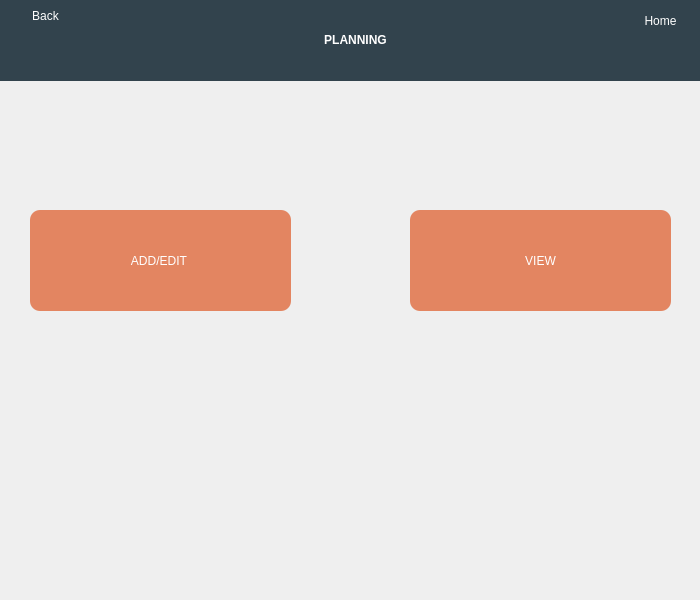
<?xml version="1.0" encoding="UTF-8"?>
<ui version="4.0">
 <class>Planning</class>
 <widget class="QWidget" name="Planning">
  <property name="geometry">
   <rect>
    <x>0</x>
    <y>0</y>
    <width>700</width>
    <height>600</height>
   </rect>
  </property>
  <property name="minimumSize">
   <size>
    <width>700</width>
    <height>600</height>
   </size>
  </property>
  <property name="maximumSize">
   <size>
    <width>700</width>
    <height>600</height>
   </size>
  </property>
  <property name="windowTitle">
   <string>Planning</string>
  </property>
  <property name="windowIcon">
   <iconset resource="res.qrc">
    <normaloff>:/Images/Images/PLANNING.png</normaloff>:/Images/Images/PLANNING.png</iconset>
  </property>
  <widget class="QPushButton" name="pushButton_7">
   <property name="geometry">
    <rect>
     <x>10</x>
     <y>0</y>
     <width>71</width>
     <height>31</height>
    </rect>
   </property>
   <property name="sizePolicy">
    <sizepolicy hsizetype="Preferred" vsizetype="Preferred">
     <horstretch>0</horstretch>
     <verstretch>0</verstretch>
    </sizepolicy>
   </property>
   <property name="layoutDirection">
    <enum>Qt::LeftToRight</enum>
   </property>
   <property name="autoFillBackground">
    <bool>false</bool>
   </property>
   <property name="styleSheet">
    <string notr="true">font: 75 8pt &quot;MS Sans Serif&quot;;
background-color: rgb(50, 67, 77);
color: rgb(255, 255, 255);
border: 5px;

border-radius: 10px;


</string>
   </property>
   <property name="text">
    <string>Back</string>
   </property>
   <property name="icon">
    <iconset resource="res.qrc">
     <normaloff>:/Inverted Images/Images/Inverted/image (22).png</normaloff>:/Inverted Images/Images/Inverted/image (22).png</iconset>
   </property>
   <property name="iconSize">
    <size>
     <width>20</width>
     <height>20</height>
    </size>
   </property>
  </widget>
  <widget class="QLabel" name="label">
   <property name="geometry">
    <rect>
     <x>0</x>
     <y>0</y>
     <width>711</width>
     <height>81</height>
    </rect>
   </property>
   <property name="styleSheet">
    <string notr="true">color: rgb(255, 255, 255);
font: 58 26pt &quot;Lucida Bright&quot;;

background-color: rgb(50, 67, 77);


</string>
   </property>
   <property name="text">
    <string>&lt;html&gt;&lt;head/&gt;&lt;body&gt;&lt;p align=&quot;center&quot;&gt;&lt;span style=&quot; font-weight:600;&quot;&gt;PLANNING&lt;/span&gt;&lt;/p&gt;&lt;/body&gt;&lt;/html&gt;</string>
   </property>
  </widget>
  <widget class="QPushButton" name="pushButton_8">
   <property name="geometry">
    <rect>
     <x>620</x>
     <y>0</y>
     <width>81</width>
     <height>41</height>
    </rect>
   </property>
   <property name="sizePolicy">
    <sizepolicy hsizetype="Preferred" vsizetype="Preferred">
     <horstretch>0</horstretch>
     <verstretch>0</verstretch>
    </sizepolicy>
   </property>
   <property name="layoutDirection">
    <enum>Qt::LeftToRight</enum>
   </property>
   <property name="autoFillBackground">
    <bool>false</bool>
   </property>
   <property name="styleSheet">
    <string notr="true">font: 75 8pt &quot;MS Sans Serif&quot;;
background-color: rgb(50, 67, 77);
color: rgb(255, 255, 255);
border: 5px;

border-radius: 10px;


</string>
   </property>
   <property name="text">
    <string>Home</string>
   </property>
   <property name="icon">
    <iconset resource="res.qrc">
     <normaloff>:/Inverted Images/Images/Inverted/image (26).png</normaloff>:/Inverted Images/Images/Inverted/image (26).png</iconset>
   </property>
   <property name="iconSize">
    <size>
     <width>20</width>
     <height>20</height>
    </size>
   </property>
  </widget>
  <widget class="QLabel" name="label_2">
   <property name="geometry">
    <rect>
     <x>170</x>
     <y>10</y>
     <width>71</width>
     <height>61</height>
    </rect>
   </property>
   <property name="styleSheet">
    <string notr="true">background-color: rgb(50, 67, 77);</string>
   </property>
   <property name="text">
    <string/>
   </property>
   <property name="pixmap">
    <pixmap resource="res.qrc">:/Inverted Images/Images/Inverted/image (17).png</pixmap>
   </property>
   <property name="scaledContents">
    <bool>true</bool>
   </property>
  </widget>
  <widget class="QPushButton" name="pushButton">
   <property name="geometry">
    <rect>
     <x>410</x>
     <y>210</y>
     <width>261</width>
     <height>101</height>
    </rect>
   </property>
   <property name="styleSheet">
    <string notr="true">font: 75 14pt &quot;MS Sans Serif&quot;;
color: rgb(255, 255, 255);
border: 5px;
background-color: rgb(227, 133, 97);
border-radius: 10px;


</string>
   </property>
   <property name="text">
    <string>VIEW</string>
   </property>
   <property name="icon">
    <iconset resource="res.qrc">
     <normaloff>:/Inverted Images/Images/Inverted/image (25).png</normaloff>:/Inverted Images/Images/Inverted/image (25).png</iconset>
   </property>
   <property name="iconSize">
    <size>
     <width>60</width>
     <height>60</height>
    </size>
   </property>
  </widget>
  <widget class="QPushButton" name="pushButton_2">
   <property name="geometry">
    <rect>
     <x>30</x>
     <y>210</y>
     <width>261</width>
     <height>101</height>
    </rect>
   </property>
   <property name="styleSheet">
    <string notr="true">font: 75 14pt &quot;MS Sans Serif&quot;;
color: rgb(255, 255, 255);
border: 5px;
background-color: rgb(227, 133, 97);
border-radius: 10px;


</string>
   </property>
   <property name="text">
    <string>ADD/EDIT </string>
   </property>
   <property name="icon">
    <iconset resource="res.qrc">
     <normaloff>:/Inverted Images/Images/Inverted/image (23).png</normaloff>:/Inverted Images/Images/Inverted/image (23).png</iconset>
   </property>
   <property name="iconSize">
    <size>
     <width>50</width>
     <height>50</height>
    </size>
   </property>
  </widget>
  <zorder>label</zorder>
  <zorder>pushButton_8</zorder>
  <zorder>label_2</zorder>
  <zorder>pushButton_7</zorder>
  <zorder>pushButton</zorder>
  <zorder>pushButton_2</zorder>
 </widget>
 <resources>
  <include location="res.qrc"/>
 </resources>
 <connections/>
</ui>
